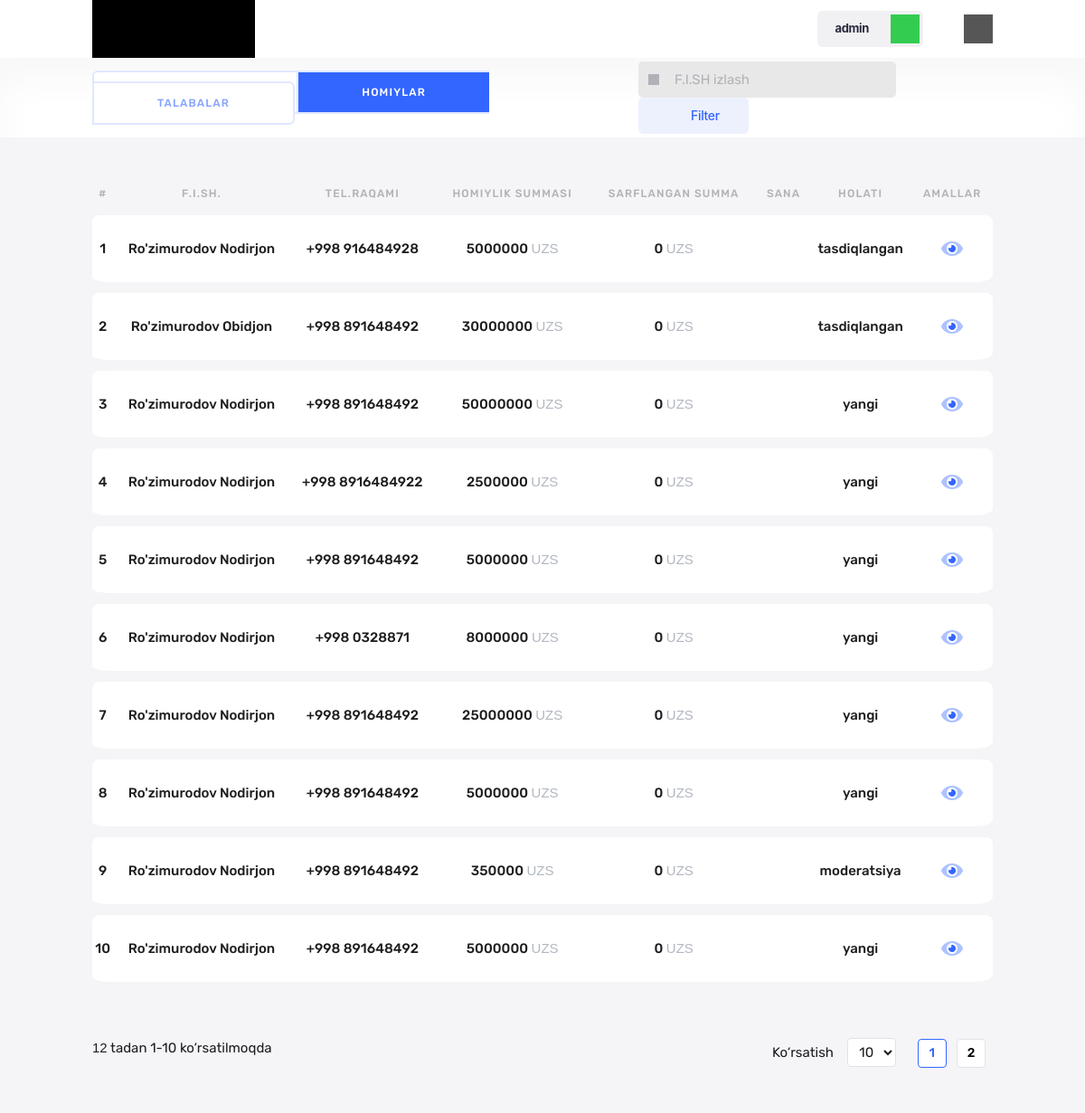
The page /main/homiy/ (signed in) on the database its author committed.
### Ariza/models.py (models this page shows, shortened)
class Ariza(models.Model):
    type_options = (('yuridik', "Yuridik shaxs"), ('jismoniy', "Jismoniy shaxs"))
    type = models.CharField(max_length=255, choices=type_options)
    status_options = (
        ('yangi', "Yangi ariza tashlandi"),
        ('moderatsiya', "Moderatsya jarayonida"),
        ('tasdiqlangan', "Tasdiqlangan"),
        ('cancel', "Bekor qilingan")
    )
    payment_type_options = (
        ("exchange", "Pul O'tqazmalari" ),
        ("cash", "Naqt to'lov"),
        ("None", "None")
    )
    fish = models.CharField(max_length=255)
    phone = models.CharField(max_length=25)
    amount = models.BigIntegerField()
    tashkilot = models.CharField(max_length=255, null=True, blank=True)
    created_at = models.DateTimeField(auto_now_add=True)
    status = models.CharField(max_length=125, default='yangi', choices=status_options)
    paymentType = models.CharField(max_length=35, choices=payment_type_options, default='None')

### main/views.py (the view)
# urls.py: path('homiy/', homiyView, name='homiy'),
@login_required(login_url='login')
def homiyView(request):
    print(request.GET)
    try:
        viewpage = int(request.GET['view_page'])
    except:
        viewpage = 10
    try:
        page = int(request.GET['page'])
    except:
        page = 1
    if not (viewpage):
        viewpage = 10
    if not (page):
        page = 1
    try:
        ariza_state = request.GET['ariza-state']
        payment = request.GET['payment']
        date = request.GET['date']
        if ariza_state == 'all':
            if payment == 'all':
                if not date:
                    all = Ariza.objects.all().order_by('id')
                else:
                    all = Ariza.objects.filter(created_at__lt=date)
            else:
                if not date:
                    all = Ariza.objects.filter(amount=int(payment)).order_by('id')
                else:
                    all = Ariza.objects.filter(created_at__lt=date, amount=int(payment))
        else:
            if payment == 'all':
                if not date:
                    all = Ariza.objects.filter(status=ariza_state).order_by('id')
                else:
                    all = Ariza.objects.filter(created_at__lt=date, status=ariza_state).order_by('id')
            else:
                if not date:
                    all = Ariza.objects.filter(amount=int(payment), status=ariza_state).order_by('id')
                else:
                    all = Ariza.objects.filter(created_at__lt=date, amount=int(payment), status=ariza_state).order_by(
                        'id')
    except:
        all = Ariza.objects.all().order_by('id')
    jami = len(all)
    pages = ceil(jami / viewpage)
    viewpages = [
        {'number': 10},
        {'number': 15},
        {'number': 20}
    ]
    if jami >= page * viewpage:
        arizas = all[(page - 1) * viewpage:viewpage]
    else:
        arizas = all[(page - 1) * viewpage:]
    data = []
    sanoq = (page - 1) * viewpage + 1
    for i in arizas:
        data.append({
            'id': i.id,
            'N': sanoq,
            'fish': i.fish,
            'phone': i.phone,
            'amount': i.amount,
            'sana': i.created_at.strftime("%d.%m.%y"),
            'status': i.status,
        })
        sanoq += 1
    arizas = data
    context = {
        'jami': jami,
        'pages': range(1, pages + 1),
        'viewpages': viewpages,
        'viewpage': viewpage,
        'arizas': arizas,
        'min': (page - 1) * viewpage + 1,
        'max': (page - 1) * viewpage + len(arizas),
        'page': page
    }
    return render(request, 'homiylar.html', context)

### templates/homiylar.html (shortened to what this page needs)
<!DOCTYPE html>
{% load static %}
<html lang="en">
<head>
    <link rel="stylesheet" href="{% static 'styles/homiylar.css' %}"/>
</head>
<body>
<header>
    <div class="container">
        <div class="header_inner">
            <div class="header__logo"></div>
            <div class="header_account">
                <div class="account-name">{{ request.user.username }} <span></span></div>
                <div class="account-exit"></div>
            </div>
        </div>
    </div>
    <div class="filter">
        <div class="container">
            <div class="filter--inner">
                <div class="radio-btns">
                    <a href="{% url 'home' %}" id="dashboard">Dashboard</a>
                    <a href="{% url 'homiy' %}" id="homiylar">homiylar</a>
                    <a href="{% url 'students' %}" id="talabalar">Talabalar</a>
                </div>
                <div class="filter-inner">
                    <input class="filter-input" id="homiysearch" onkeyup="homiy_search()" type="text" placeholder="F.I.SH izlash"/>
                    <button class="main__btn">Filter</button>
                </div>
            </div>
        </div>
    </div>
</header>
<main>
    <div class="container">
        <div class="homiylar_inner">
            <table id="homiy_block"  cellspacing="0" cellpadding="0">
                <tr>
                    <th>#</th>
                    <th>F.i.sh.</th>
                    <th>Tel.Raqami</th>
                    <th>Homiylik summasi</th>
                    <th>Sarflangan summa</th>
                    <th>Sana</th>
                    <th>Holati</th>
                    <th>amallar</th>
                </tr>
                {% for i in arizas %}
                    <tr>
                        <td>{{ i.N }}</td>
                        <td>{{ i.fish }}</td>
                        <td>+998 {{ i.phone }}</td>
                        <td>{{ i.amount }} <span>UZS</span></td>
                        <td>0 <span>UZS</span></td>
                        <td>{{ i.date }}</td>
                        <td>{{ i.status }}</td>
                        <td>
                            <a href="{% url 'singlehomiy' i.id %}"
                            ><img src="{% static 'img/eye.png' %}" alt="eye"
                            /></a>
                        </td>
                    </tr>
                {% endfor %}
            </table>
            <div class="table_info">
                <div class="view_count">
                    <span>{{ jami }}</span> tadan {{ min }}-{{ max }} ko‘rsatilmoqda
                </div>
                <form class="buttons">
                    <label for="view_page">Ko‘rsatish</label>
                    <select onchange="this.form.submit()" name="view_page" id="view_page">
                        {% for view_page in viewpages %}
                            {% if view_page.number == viewpage %}
                                <option selected value="{{ view_page.number }}">{{ view_page.number }}</option>
                            {% else %}
                                <option value="{{ view_page.number }}">{{ view_page.number }}</option>
                            {% endif %}
                        {% endfor %}
                    </select>
                    {% for i in pages %}
                        {% if i == page %}
                            <button id="first" name="page" value="{{ i }}">{{ i }}</button>
                        {% else %}
                            <button name="page" value="{{ i }}">{{ i }}</button>
                        {% endif %}
                    {% endfor %}
                </form>
            </div>
        </div>
    </div>
</main>
</body>
</html>

### rows shown on the page
Ariza: fish "Ro'zimurodov Nodirjon", phone "916484928", status "tasdiqlangan"
Ariza: fish "Ro'zimurodov Obidjon", phone "891648492", status "tasdiqlangan"
Ariza: fish "Ro'zimurodov Nodirjon", phone "891648492", status "yangi"
Ariza: fish "Ro'zimurodov Nodirjon", phone "8916484922", status "yangi"
Ariza: fish "Ro'zimurodov Nodirjon", phone "891648492", status "yangi"
Ariza: fish "Ro'zimurodov Nodirjon", phone "0328871", status "yangi"
Ariza: fish "Ro'zimurodov Nodirjon", phone "891648492", status "yangi"
Ariza: fish "Ro'zimurodov Nodirjon", phone "891648492", status "yangi"
Ariza: fish "Ro'zimurodov Nodirjon", phone "891648492", status "moderatsiya"
Ariza: fish "Ro'zimurodov Nodirjon", phone "891648492", status "yangi"

### other values the page prints
{{ request.user.username }} "admin"
{{ i.N }} "1" "2" "3" "4" "5" "6" "7" "8" "9" "10"
{{ i.amount }} "5000000" "30000000" "50000000" "2500000" "5000000" "8000000" "25000000" "5000000" "350000" "5000000"
{{ jami }} "12"
{{ min }} "1"
{{ max }} "10"
{{ i }} "1"
{{ i }} "2"
form field view_page "10"
